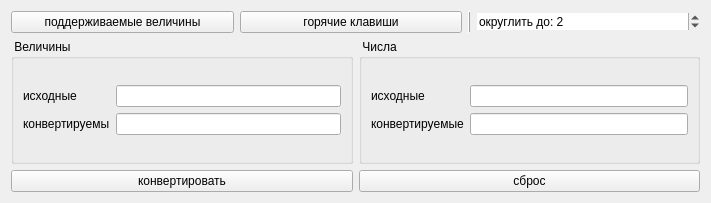
<?xml version="1.0" encoding="UTF-8"?>
<ui version="4.0">
 <class>Form</class>
 <widget class="QWidget" name="Form">
  <property name="geometry">
   <rect>
    <x>0</x>
    <y>0</y>
    <width>711</width>
    <height>203</height>
   </rect>
  </property>
  <property name="windowTitle">
   <string>Converter+</string>
  </property>
  <layout class="QGridLayout" name="gridLayout">
   <item row="0" column="0" colspan="2">
    <layout class="QGridLayout" name="gl_main">
     <item row="1" column="0">
      <widget class="QGroupBox" name="gbox_values">
       <property name="title">
        <string> Величины</string>
       </property>
       <layout class="QGridLayout" name="gridLayout_2">
        <item row="0" column="0">
         <layout class="QGridLayout" name="gl_values">
          <item row="0" column="0">
           <widget class="QLabel" name="l_val_inp">
            <property name="text">
             <string>исходные</string>
            </property>
           </widget>
          </item>
          <item row="1" column="0">
           <widget class="QLabel" name="l_val_out">
            <property name="text">
             <string>конвертируемы</string>
            </property>
           </widget>
          </item>
          <item row="0" column="1">
           <widget class="QLineEdit" name="ln_val_inp"/>
          </item>
          <item row="1" column="1">
           <widget class="QLineEdit" name="ln_val_out"/>
          </item>
         </layout>
        </item>
       </layout>
      </widget>
     </item>
     <item row="1" column="1">
      <widget class="QGroupBox" name="gbox_numbers">
       <property name="title">
        <string> Числа</string>
       </property>
       <layout class="QGridLayout" name="gridLayout_3">
        <item row="0" column="0">
         <layout class="QGridLayout" name="gl_numbers">
          <item row="0" column="0">
           <widget class="QLabel" name="l_num_inp">
            <property name="text">
             <string>исходные</string>
            </property>
           </widget>
          </item>
          <item row="1" column="0">
           <widget class="QLabel" name="l_num_out">
            <property name="text">
             <string>конвертируемые</string>
            </property>
           </widget>
          </item>
          <item row="0" column="1">
           <widget class="QLineEdit" name="ln_num_inp"/>
          </item>
          <item row="1" column="1">
           <widget class="QLineEdit" name="ln_num_out"/>
          </item>
         </layout>
        </item>
       </layout>
      </widget>
     </item>
     <item row="0" column="0" colspan="2">
      <layout class="QGridLayout" name="gl_up">
       <item row="0" column="1">
        <widget class="QPushButton" name="btn_hotKeys">
         <property name="text">
          <string>горячие клавиши</string>
         </property>
        </widget>
       </item>
       <item row="0" column="5">
        <widget class="QSpinBox" name="sbox_round">
         <property name="frame">
          <bool>false</bool>
         </property>
         <property name="buttonSymbols">
          <enum>QAbstractSpinBox::UpDownArrows</enum>
         </property>
         <property name="suffix">
          <string/>
         </property>
         <property name="prefix">
          <string>округлить до: </string>
         </property>
         <property name="minimum">
          <number>1</number>
         </property>
         <property name="value">
          <number>2</number>
         </property>
        </widget>
       </item>
       <item row="0" column="0">
        <widget class="QPushButton" name="btn_values">
         <property name="text">
          <string>поддерживаемые величины</string>
         </property>
         <property name="flat">
          <bool>false</bool>
         </property>
        </widget>
       </item>
       <item row="0" column="4">
        <widget class="QFrame" name="frame">
         <property name="frameShape">
          <enum>QFrame::VLine</enum>
         </property>
         <property name="frameShadow">
          <enum>QFrame::Raised</enum>
         </property>
        </widget>
       </item>
      </layout>
     </item>
     <item row="2" column="0">
      <widget class="QPushButton" name="btn_conv">
       <property name="text">
        <string>конвертировать</string>
       </property>
      </widget>
     </item>
     <item row="2" column="1">
      <widget class="QPushButton" name="btn_clear">
       <property name="text">
        <string>сброс</string>
       </property>
      </widget>
     </item>
    </layout>
   </item>
  </layout>
 </widget>
 <resources/>
 <connections/>
</ui>
